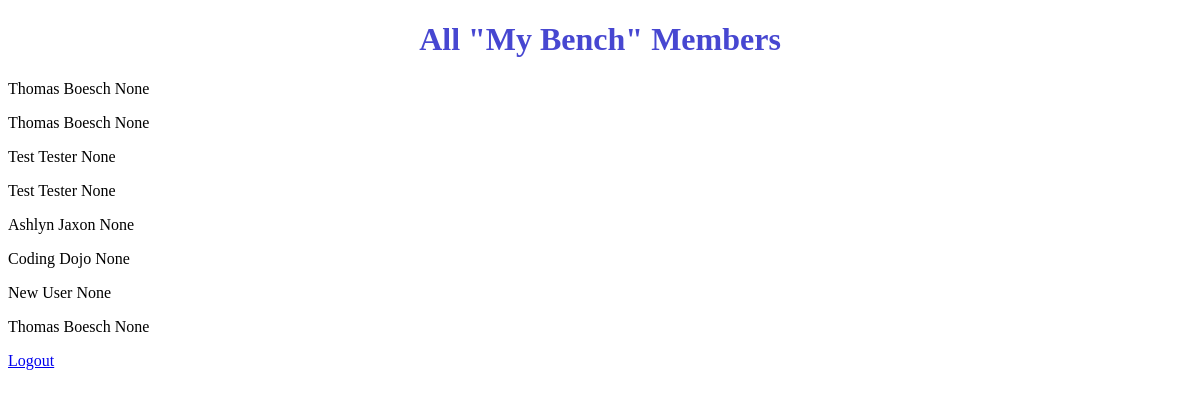
The page /comm_page/1 on the database as committed earlier.
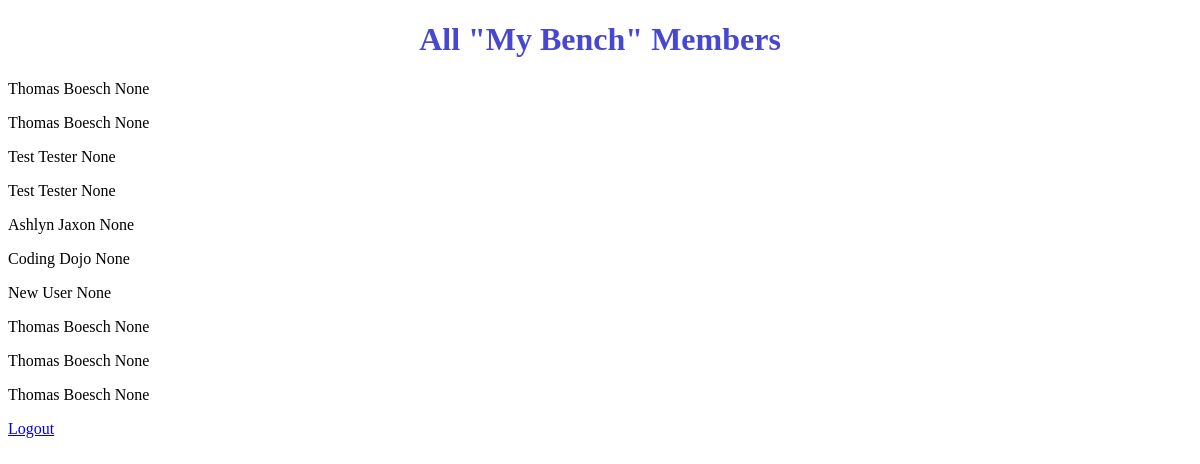
The same page on the database as committed later.
### my_bench_app/models.py (models this page shows)
class User(models.Model):
    first_name = models.CharField(max_length=255)
    last_name = models.CharField(max_length=255)
    email = models.CharField(max_length=100)
    password = models.CharField(max_length=100)
    desc = models.TextField(null=True)
    created_at = models.DateTimeField(auto_now=True)
    updated_at = models.DateTimeField(auto_now_add=True)
    objects = UserManager()

### my_bench_app/views.py (the view)
# urls.py: path('comm_page/<int:id>', views.comm_page),
def comm_page(request, id):
    context = {
        'all_users': User.objects.all()
    }
    return render(request, 'all_users.html', context)

### my_bench_app/templates/all_users.html (shortened to what this page needs)
<!DOCTYPE html>
<html lang="en">
<head>
    {% load static %}
    <link rel="stylesheet" href="{% static 'style.css' %}">
</head>
<body>
    <h1>All "My Bench" Members</h1>
    {% for user in all_users %}
    <p>{{user.first_name}} {{user.last_name}} {{user.desc}}</p>
    {% endfor %}
    <a href='/'>Logout</a>
</body>
</html>

### my_bench_app/static/style.css (style rules this page uses)
h1 { text-align: center; color: #4747d1; }

Rows that differ between the two databases and show on the page:
added User: first_name "Thomas", last_name "Boesch", desc "None"
added User: first_name "Thomas", last_name "Boesch", desc "None"
